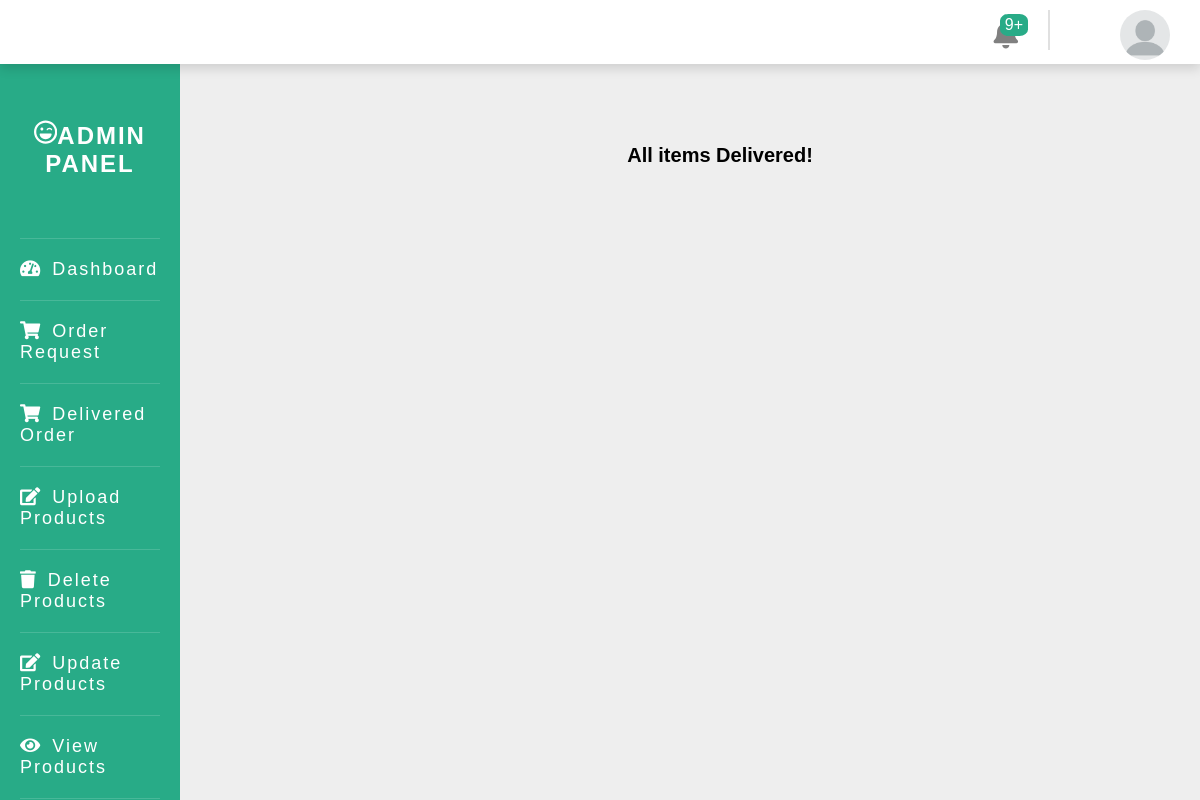
/admin/dashboard.php?deliveredsb, run on an earlier commit of the app's database.
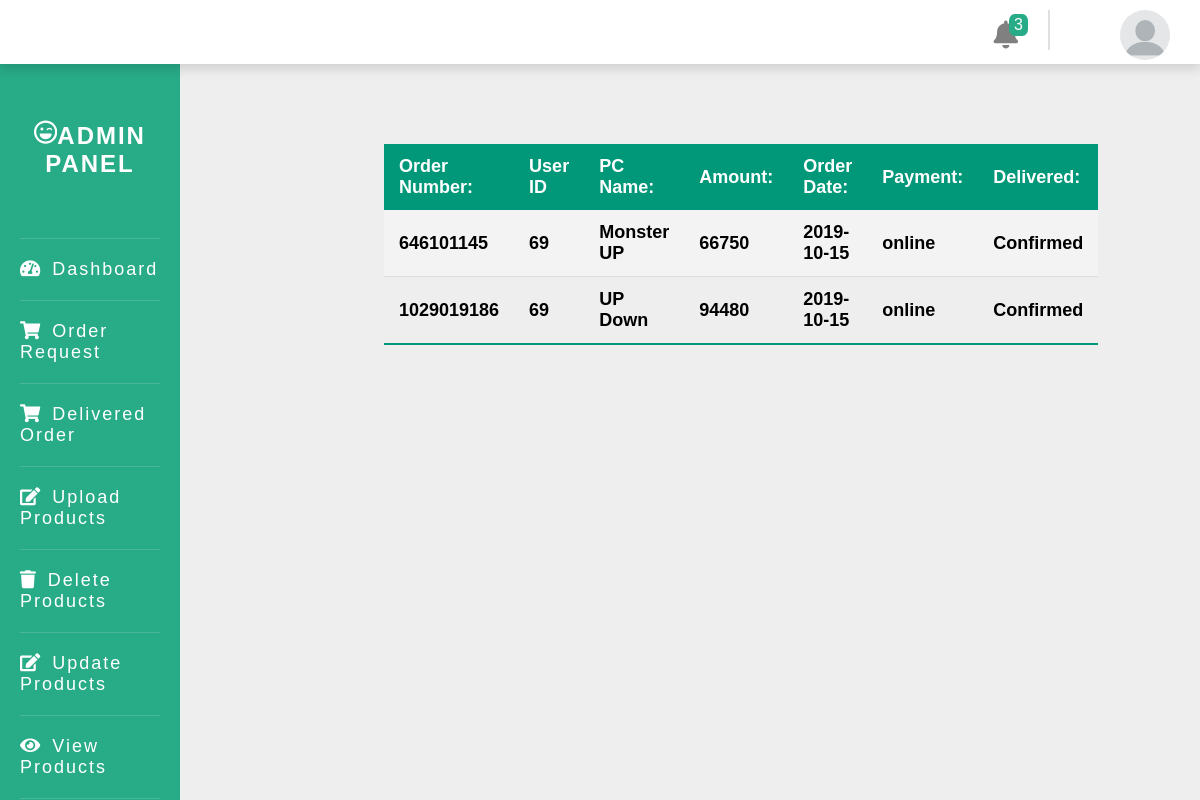
And on a later commit of the database.
### tables this page shows
CREATE TABLE `sbpc` (
  `sbPCID` int(11) NOT NULL,
  `orderNumber` int(11) DEFAULT NULL,
  `pcName` varchar(100) DEFAULT NULL,
  `amount` int(11) DEFAULT NULL,
  `userID` int(11) NOT NULL,
  `paymentMethod` varchar(100) NOT NULL,
  `date` date NOT NULL,
  `PackingType` varchar(100) NOT NULL,
  `sttus` varchar(100) NOT NULL
);

### admin/delivered.php (the view, shortened to what the changed rows need)
<!DOCTYPE html>
<html lang="en">
<head>
</head>
<body>
     <div class=" container">
          <?php
               if(isset($_GET['deliveredpart'])){
                    $checkselect = "SELECT * FROM orders WHERE partID !=0 and sttus='Dispatched'";
                    $check = mysqli_query($conn, $checkselect);
                    $countrow = mysqli_num_rows($check);
                    if($countrow == 0){
                         echo "<div class='text-center '><b>All items Delivered !</b></div>";
                    }
                    else{
                    ?>
                         <table class="content-table">
                              <thead>
                                   <tr>
                                        <th>Order Number:</th>
                                        <th>User ID</th>
                                        <th>Product Name:</th>
                                        <th>Quantity:</th>
                                        <th>Amount:</th>
                                        <th>Order Date:</th>
                                        <th>Payment</th>
                                        <th>Delivered</th>
                                   </tr>
                              </thead>
                              <tbody>
                                   <?php
                                        $order = "SELECT * FROM orders";
                                        $check = mysqli_query($conn, $order);
                                        if($check){
                                             while($orderrow = mysqli_fetch_array(($check))){
                                                  if($orderrow['partID'] != 0){
                                                       $orderNumber = $orderrow['ordernumber'];
                                                       $userID = $orderrow['userID'];
                                                       $partID = $orderrow['partID'];
                                                       $partQty = $orderrow['partQty'];
                                                       $payment = $orderrow['paymentMethod'];
                                                       $totalAmount = $orderrow['totalAmount'];
                                                       $orderDate = $orderrow['date'];
                                                       $status = $orderrow['sttus'];
                                                       $selectpart = "SELECT * FROM pcpart WHERE pcPartID='$partID'";
                                                       $checkselect = mysqli_query($conn, $selectpart);
                                                       while($order = mysqli_fetch_array($checkselect)){
                                                            $partName = $order["partTitle"];
                                                            if($status == "Dispatched"){
                                                                 echo'
                                                                      <tr>
                                                                           <th>'.$orderNumber.'</th>
                                                                           <th>'.$userID.'</th>
                                                                           <th>'.$partName.'</th>
                                                                           <th>'.$partQty.'</th>
                                                                           <th>'.$totalAmount.'</th>
                                                                           <th>'.$orderDate.'</th>
                                                                           <th>'.$payment.'</th>
                                                                           <th>';?>
                                                                                <?php
                                                                                     if($status == "Dispatched"){
                                                                                     echo'<div style="background:#28AB87" class="py-sm px-1 b-rad-1 shadow-sm">
                                                                                          <a class="text-deco-none text-white" href="dashboard.php?deliveredpart=delivered&partID='.$partID.'">Confirm</a>
                                                                                     </div>
                                                                                     ';}
                                                                                     else{
                                                                                     ?><?php
                                                                                          echo"Confirmed";
                                                                                     }
                                                                                     echo'
                                                                           </th>
                                                                      </tr>
                                                                 ';
                                                            }
                                                       }
                                                  }
                                             }
                                        }
                                        else{
                                             echo"Sql Connection problem";
                                        }
                                   ?>
                              </tbody>
                         </table>
                    <?php }
               }elseif(isset($_GET['deliveredsb'])){
                    $checkselect = "SELECT * FROM sborders WHERE partID !=0 ";
                    $check = mysqli_query($conn, $checkselect);
                    $countrow = mysqli_num_rows($check);
                    if($countrow == 0){
                         echo "<div class='text-center '><b>All items Delivered!</b></div>";
                    }
                    else{
                    ?>
                         <table class="content-table">
                              <thead>
                                   <tr>
                                        <th>Order Number:</th>
                                        <th>User ID</th>
                                        <th>PC Name:</th>
                                        <th>Amount:</th>
                                        <th>Order Date:</th>
                                        <th>Payment:</th>
                                        <th>Delivered:</th>
                                   </tr>
                              </thead>
                              <tbody class="text-left">
                                   <?php
                                        $order = "SELECT * FROM sbpc";
                                        $check = mysqli_query($conn, $order);
                                        if($check){
                                             while($orderrow = mysqli_fetch_array(($check))){
                                                  $sbpcID = $orderrow['sbPCID'];
                                                  $orderNumber = $orderrow['orderNumber'];
                                                  $userID = $orderrow['userID'];
                                                  $pcName = $orderrow['pcName'];
                                                  $payment = $orderrow['paymentMethod'];
                                                  $orderDate = $orderrow['date'];
                                                  $status = $orderrow['sttus'];
                                                  $grandTotal = $orderrow['amount'];
                                                  echo"
                                                       <tr>
                                                            <th>".$orderNumber."</th>
                                                            <th>".$userID."</th>
                                                            <th>".$pcName."</th>
                                                            <th>".$grandTotal."</th>
                                                            <th>".$orderDate."</th>
                                                            <th>".$payment."</th>
                                                            <th>";?><?php
                                                                                     if($status == "Dispatched"){
                                                                                     echo'<div style="background:#28AB87" class="py-sm px-1 b-rad-1 shadow-sm">
                                                                                          <a class="text-deco-none text-white" href="dashboard.php?deliveredsb=delivered&sbpcID='.$sbpcID.'">Confirm</a>
                                                                                     </div>
                                                                                     ';}
                                                                                     else{
                                                                                     ?><?php
                                                                                          echo"Confirmed";
                                                                                     }
                                                                 echo"</th>
                                                       </tr>
                                                  ";
                                             }
                                        }
                                        else{
                                             echo"Sql Connection problem";
                                        }
                                   ?>
                              </tbody>
                         </table>
                    <?php }
               }
          ?>
     </div>
</body>
</html>

### admin/dashboard.php (shortened to what the changed rows need)
<?php
     require("../includes/dbh.inc.php");
     $count = 0;
     $selectcount = "SELECT * FROM orders";
     $check = mysqli_query($conn, $selectcount);
     $row = mysqli_num_rows($check);
     $count = $count + $row;
     $selectcount = "SELECT * FROM sbpc";
     $check = mysqli_query($conn, $selectcount);
     $row = mysqli_num_rows($check);
     $count = $count + $row;
     if($count > 9){
          $count = "9+";
     }
?>
<!DOCTYPE html>
<html lang="en">
<head>
     <link rel="stylesheet" href="../style.css">
     <link rel="stylesheet" href="../customstyle.css">
     <link rel="stylesheet" href="https://use.fontawesome.com/releases/v5.10.2/css/all.css">
</head>
<body class="bg-color">
     <main class="bg-color">
          <div class="d-flex">
               <div>
                         <div style="position:sticky;top:0px;z-index:1;" class="navbar shadow-sm p-sm">
                              <div class="d-flex jcfe aic">
                                   <div class="d-flex flex-row">
                                        <div class="px-1 mt-sm">
                                             <div class="cart-btn">
                                                  <div class="nav-icon res-nav-icon" ><a style="color:gray" class="text-deco-none" href="dashboard.php?partorder"><i class="fa fa-bell"></i></a></div>
                                                  <div class="res-cart-items"><?php echo $count; ?></div>
                                             </div>
                                        </div>
                                   </div>
                              </div>
                         </div>
                    <div class="page">
                         <div class="main">
                              <?php
                                   if(isset($_GET['pcpart']) || isset($_GET['pc'])){
                                        include("view.php");
                                   }
                                   elseif(isset($_GET['delpcpart']) || isset($_GET['delpc'])){
                                        include("delete.php");
                                   }
                                   elseif(isset($_GET['updatepcpart']) || isset($_GET['updatepc'])){
                                        include("update.php");
                                   }
                                   elseif(isset($_GET['uploadpcpart']) || isset($_GET['uploadpc'])){
                                        include("upload.php");
                                   }
                                   elseif(isset($_GET['deliveredpart']) || isset($_GET['deliveredpc']) || isset($_GET['deliveredsb'])){
                                        include("delivered.php");
                                   }
                                   elseif(isset($_GET['partorder']) || isset($_GET['pcorder']) || isset($_GET['sborder']) ){
                                        include("order.php");
                                   }
                                   elseif(isset($_GET['setting'])){
                                        include("setting.php");
                                   }
                                   elseif(isset($_GET['onlinetransaction'])){
                                        include("onlinetrans.php");
                                   }
                                   else{
                                        include("dashboardcopy.php");
                                   }
                              ?>
                         </div>
                    </div>
               </div>
          </div>
     </main>
</body>
</html>

What changed in the data, as far as the page shows it:
added sbpc: orderNumber "646101145", userID "69", pcName "Monster UP", amount "66750", date "2019-10-15", paymentMethod "online", sttus "Confirmed"
added sbpc: orderNumber "1029019186", userID "69", pcName "UP Down", amount "94480", date "2019-10-15", paymentMethod "online", sttus "Confirmed"
Also different on the page:
$count: "9+" → "3"
text no longer shown: "All items Delivered!"
text now shown: "Order Number: User ID PC Name: Amount: Order Date: Payment: Delivered:"
